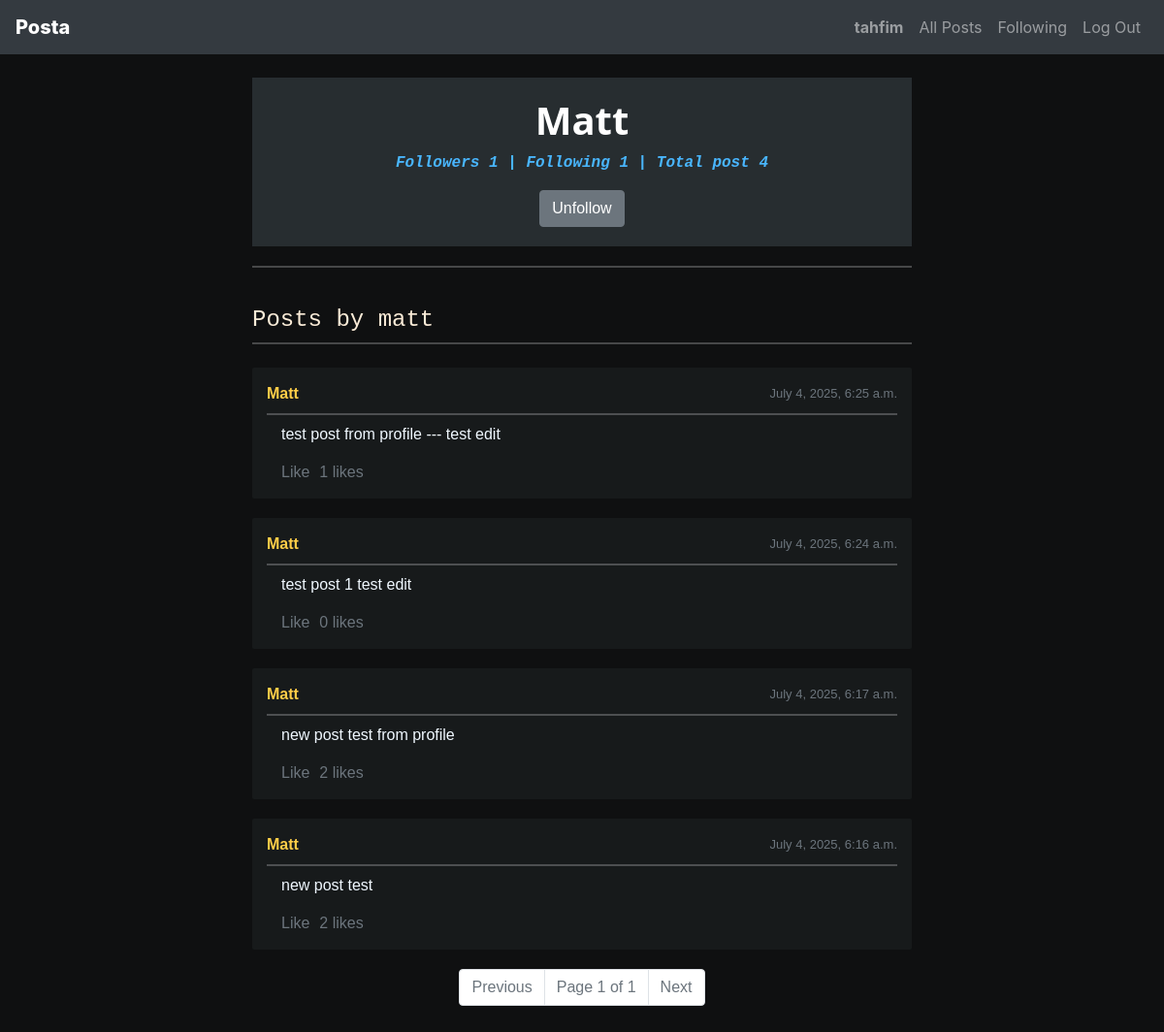
The app's page /profile/matt/ (signed in) with its own data.
### network/models.py (models this page shows, shortened)
class User(AbstractUser):
    followers = models.ManyToManyField(
        "self",
        related_name="following",
        symmetrical=False,
        blank=True,
    )

class Post(models.Model):
    user = models.ForeignKey(User, on_delete=models.CASCADE, related_name="posts")
    content = models.TextField()
    timestamp = models.DateTimeField(auto_now_add=True)
    like_count = models.PositiveIntegerField(default=0)
    liked_by = models.ManyToManyField(
        User,
        related_name="liked_posts",
        blank=True,
    )

### network/views.py (the view)
# urls.py: path("profile/<str:username>/", views.profile, name="profile"),
def profile(request, username):
    try:
        user = User.objects.get(username=username)
    except User.DoesNotExist:
        return render(request, "network/profile.html", {
            "error": "User not found."
        })
    user_posts = Post.objects.filter(user=user).order_by("-timestamp")
    is_following = False
    if request.user.is_authenticated and request.user != user:
        is_following = user.followers.filter(id=request.user.id).exists()
    paginator = Paginator(user_posts, 10)
    page_number = request.GET.get('page', 1)
    page_obj = paginator.get_page(page_number)
    return render(request, "network/profile.html", {
        "user": user,
        "posts": page_obj,
        "is_following": is_following,
    })

### network/templates/network/profile.html (shortened to what this page needs)
{% extends "network/layout.html" %}
{% load static %}
{% block body %}
    <div class="profile-head">
    <h1 class="profile-title"> {{ user.username|capfirst }} </h1>
    <p class="profile-follow-text">
        Followers {{ user.followers.count }}  | Following {{ user.following.count }} | Total post {{ user.posts.count }}
    </p>
    {% if request.user != user and request.user.is_authenticated %}
    <button class="btn btn-secondary" id="follow-button" data-userid="{{ user.id }}">
        {% if is_following %}
            Unfollow
        {% else %}
            Follow
        {% endif %}
    </button>
{% endif %}
</div>
    <hr>
    <br>
<h4 style="font-family: 'Courier New', Courier, monospace; color: antiquewhite;" >Posts by {{ user.username }} </h4>
<hr class="my-2" >
    <div id="posts-container" class="mt-4">
        {% for post in posts %}
        <div class="post">
            <div class="post-header">
                        <a href="{% url 'profile' post.user.username %}"> <strong>{{ post.user.username|title }}</strong> </a>
                        <span class="text-muted float-end" style="font-size: small;">
                            {{ post.timestamp }}</span>
                    </div>
                    <hr class="my-2 hr">
                    <div class="post-content">
                        {{ post.content }}
                    </div>
                    <div class="post-actions">
                        {% if request.user.is_authenticated %}
                        <a class="like_button text-muted " data-postid="{{ post.id }}">Like</a>
                        {% endif %}
                        <span class="text-muted " id="like_count_{{ post.id }}"> {{ post.like_count }} likes</span>
                    </div>
            </div>
        {% empty %}
            <p>No posts available.</p>
        {% endfor %}
    </div>
<nav aria-label="Page navigation">
    <ul class="pagination justify-content-center">
        {% if posts.has_previous %}
            <li class="page-item">
                <a class="page-link" href="?page={{ posts.previous_page_number }}">Previous</a>
            </li>
        {% else %}
            <li class="page-item disabled">
                <a class="page-link" href="#" tabindex="-1" aria-disabled="true">Previous</a>
            </li>
        {% endif %}
        <li class="page-item disabled">
            <a class="page-link" href="#">Page {{ posts.number }} of {{ posts.paginator.num_pages }}</a>
        </li>
        {% if posts.has_next %}
            <li class="page-item">
                <a class="page-link" href="?page={{ posts.next_page_number }}">Next</a>
            </li>
        {% else %}
            <li class="page-item disabled">
                <a class="page-link" href="#" tabindex="-1" aria-disabled="true">Next</a>
            </li>
        {% endif %}
    </ul>
</nav>
{% endblock %}

### network/templates/network/layout.html (shortened to what this page needs)
{% load static %}
<!DOCTYPE html>
<html lang="en">
    <head>
        <link rel="stylesheet" href="https://stackpath.bootstrapcdn.com/bootstrap/4.4.1/css/bootstrap.min.css">
        <link href="{% static 'network/styles.css' %}" rel="stylesheet">
    </head>
    <body>
        <nav id="menu-bar" class="navbar navbar-expand-lg navbar-dark bg-dark fixed-top">
            <a class="navbar-brand" href="/" style="font-weight: 800;">Posta</a>
            <div class="collapse navbar-collapse" id="navbarNavDropdown">
                <ul class="navbar-nav ml-auto">
                    {% if request.user.is_authenticated %}
                        <li class="nav-item">
                            <a class="nav-link" href="{% url 'profile' request.user.username %}"><strong>{{ request.user.username }}</strong></a>
                        </li>
                    {% endif %}
                    <li class="nav-item">
                        <a id="all-posts" class="nav-link" href="{% url 'index' %}">All Posts</a>
                    </li>
                    {% if request.user.is_authenticated %}
                        <li class="nav-item">
                            <a class="nav-link" id="following-posts" href="{% url 'following_posts' %}">Following</a>
                        </li>
                        <li class="nav-item">
                            <a class="nav-link" href="{% url 'logout' %}">Log Out</a>
                        </li>
                    {% endif %}
                </ul>
            </div>
        </nav>
        <div class="body">
            {% block body %}
            {% endblock %}
        </div>
    </body>
</html>

### network/static/network/styles.css (style rules this page uses)
body, html { background-color: #0f1011; color: #ffffff; }
.body { padding: 20px; font-family: Verdana, Geneva, Tahoma, sans-serif; font-weight: 500; background-color: #0f1011; padding-top: 80px }
@media screen and (min-width: 1000px) { .body { width: 60%; margin: 0 auto; } }
.post { background-color: #171a1b; border-radius: 2px; padding: 15px; margin-bottom: 20px; }
.post-content { font-size: 16px; line-height: 1.5; margin-left: 15px; color: aliceblue; }
.post-header { display: flex; justify-content: space-between; align-items: center; }
hr { border: none; border-top: 2px solid #dfe1e544; }
#following-posts { cursor: pointer; }
.profile-follow-text { font-family: 'Courier New', Courier, monospace; font-weight: bold; font-style: italic; color: rgb(73, 182, 255); }
.profile-head { text-align: center; margin-bottom: 20px; background-color: #272d30; padding: 20px 20px; }
.profile-title { font-family: Segoe UI; font-weight: 900; color: #ffffff; }
.post-header a { text-decoration: none; color: #ffce48; }
.post-actions { display: flex; margin-left: 15px; margin-top: 15px; }
.like_button { color: #80acf1; cursor: pointer; margin-right: 10px; text-decoration: underline; }
body { color: #ffffff; }

### records on screen
User: user.username "tahfim"
User: username "Matt", followers.count "1", following.count "1", posts.count "4", username "matt"
Post: user.username "Matt", timestamp "July 4, 2025, 6:25 a.m.", content "test post from profile --- test edit", like_count "1"
Post: user.username "Matt", timestamp "July 4, 2025, 6:24 a.m.", content "test post 1 test edit", like_count "0"
Post: user.username "Matt", timestamp "July 4, 2025, 6:17 a.m.", content "new post test from profile", like_count "2"
Post: user.username "Matt", timestamp "July 4, 2025, 6:16 a.m.", content "new post test", like_count "2"

### other values on screen
{{ posts.number }} "1"
{{ posts.paginator.num_pages }} "1"
